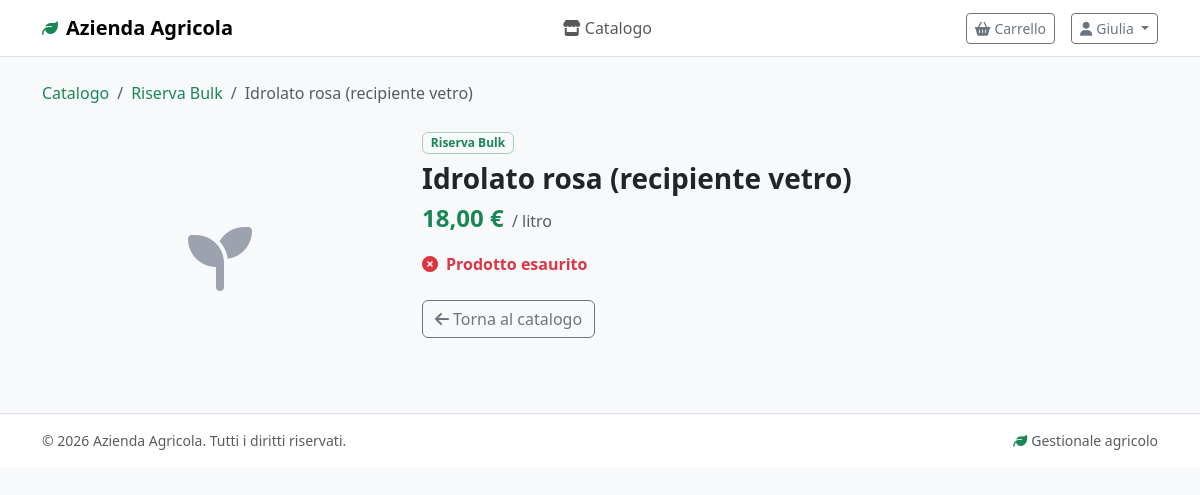
/cliente/prodotto.php?id=134 (signed in), run on the app's committed database.
### tables this page shows
CREATE TABLE IF NOT EXISTS PRODOTTO (
    idProdotto INT AUTO_INCREMENT PRIMARY KEY,
    nome VARCHAR(150) NOT NULL,
    unitaMisura ENUM('kg', 'litro', 'pezzo', 'grammo') NOT NULL,
    prezzoBase DECIMAL(10, 2) NOT NULL DEFAULT 0.00,
    idCategoria INT NOT NULL,
    
    FOREIGN KEY (idCategoria) REFERENCES CATEGORIA(idCategoria) ON DELETE RESTRICT,
    INDEX idx_categoria (idCategoria),
    INDEX idx_nome (nome)
);

CREATE TABLE IF NOT EXISTS CATEGORIA (
    idCategoria INT AUTO_INCREMENT PRIMARY KEY,
    nome VARCHAR(100) NOT NULL UNIQUE,
    descrizione TEXT NULL,
    
    INDEX idx_nome (nome)
);

### includes/db.php (called while the page is built, shortened)
<?php
function executeQuery($conn, $sql, $params = []) {
    $stmt = mysqli_prepare($conn, $sql);
    if (!empty($params)) {
        $types = '';
        foreach ($params as $param) {
            if (is_int($param))    $types .= 'i';
            elseif (is_float($param)) $types .= 'd';
            else                   $types .= 's';
        }
        mysqli_stmt_bind_param($stmt, $types, ...$params);
    }
    mysqli_stmt_execute($stmt);
    return $stmt;
}
function fetchOne($conn, $sql, $params = []) {
    $stmt  = executeQuery($conn, $sql, $params);
    $result = mysqli_stmt_get_result($stmt);
    $row   = mysqli_fetch_assoc($result);
    return $row;
}

### includes/functions.php (called while the page is built, shortened)
<?php
function formatPrice($amount) {
    return number_format($amount, 2, ',', '.') . ' €';
}

### cliente/prodotto.php (the view, shortened to what this page needs)
<?php
require_once '../includes/db.php';
require_once '../includes/functions.php';
$idProdotto = isset($_GET['id']) ? (int)$_GET['id'] : 0;
$prodotto = fetchOne($conn,
    "SELECT p.*, c.nome as nomeCategoria, c.idCategoria,
            COALESCE(SUM(conf.giacenzaAttuale), 0) as giacenzaTotale
     FROM PRODOTTO p
     INNER JOIN CATEGORIA c ON p.idCategoria = c.idCategoria
     LEFT JOIN CONFEZIONAMENTO conf ON p.idProdotto = conf.idProdotto
     WHERE p.idProdotto = ?
     GROUP BY p.idProdotto",
    [$idProdotto]
);
$confezioni = fetchAll($conn,
    "SELECT * FROM CONFEZIONAMENTO WHERE idProdotto = ? AND giacenzaAttuale > 0 ORDER BY pesoNetto",
    [$idProdotto]
);
include '../includes/header_cliente.php';
?>
<nav aria-label="breadcrumb" class="mb-4">
    <ol class="breadcrumb">
        <li class="breadcrumb-item">
            <a href="/cliente/catalogo.php" class="text-success text-decoration-none">Catalogo</a>
        </li>
        <li class="breadcrumb-item">
            <a href="/cliente/catalogo.php?categoria=<?php echo $prodotto['idCategoria']; ?>"
               class="text-success text-decoration-none">
                <?php echo htmlspecialchars($prodotto['nomeCategoria']); ?>
            </a>
        </li>
        <li class="breadcrumb-item active"><?php echo htmlspecialchars($prodotto['nome']); ?></li>
    </ol>
</nav>
<div class="row g-4">
    <div class="col-md-5 col-lg-4">
        <div class="card border-0 bg-light d-flex align-items-center justify-content-center"
             style="height:260px;color:#9ca3af">
            <i class="fas fa-seedling fa-4x"></i>
        </div>
    </div>
    <div class="col-md-7 col-lg-8">
        <span class="badge bg-light text-success border border-success-subtle mb-2">
            <?php echo htmlspecialchars($prodotto['nomeCategoria']); ?>
        </span>
        <h2 class="h3 fw-bold mb-1"><?php echo htmlspecialchars($prodotto['nome']); ?></h2>
        <div class="mb-3">
            <span class="fs-4 fw-bold text-success"><?php echo formatPrice($prodotto['prezzoBase']); ?></span>
            <span class="text-muted ms-1">/ <?php echo htmlspecialchars($prodotto['unitaMisura']); ?></span>
        </div>
        <?php if ($prodotto['giacenzaTotale'] > 0): ?>
            <div class="d-flex align-items-center gap-2 mb-4">
                <i class="fas fa-circle-check text-success"></i>
                <span class="text-success fw-semibold">Disponibile</span>
                <span class="text-muted small">(<?php echo $prodotto['giacenzaTotale']; ?> confezioni in stock)</span>
            </div>
        <?php else: ?>
            <div class="d-flex align-items-center gap-2 mb-4">
                <i class="fas fa-circle-xmark text-danger"></i>
                <span class="text-danger fw-semibold">Prodotto esaurito</span>
            </div>
        <?php endif; ?>
        <?php if ($prodotto['giacenzaTotale'] > 0 && !empty($confezioni)): ?>
        <form action="/api/carrello.php" method="POST">
            <input type="hidden" name="action" value="add">
            <input type="hidden" name="idProdotto" value="<?php echo $prodotto['idProdotto']; ?>">
            <div class="mb-3">
                <label class="form-label fw-semibold">Formato <span class="text-danger">*</span></label>
                <select name="idConfezionamento" class="form-select" id="selConfezione" required>
                    <option value="">-- Scegli formato --</option>
                    <?php foreach ($confezioni as $conf): ?>
                        <option value="<?php echo $conf['idConfezionamento']; ?>"
                                data-giacenza="<?php echo $conf['giacenzaAttuale']; ?>"
                                data-prezzo="<?php echo $conf['prezzo']; ?>">
                            <?php echo formatWeight($conf['pesoNetto'], $prodotto['unitaMisura']); ?>
                            — <?php echo formatPrice($conf['prezzo']); ?>
                            (<?php echo $conf['giacenzaAttuale']; ?> disp.)
                        </option>
                    <?php endforeach; ?>
                </select>
            </div>
            <div class="mb-4">
                <label class="form-label fw-semibold">Quantità</label>
                <div class="input-group" style="max-width:160px">
                    <button type="button" class="btn btn-outline-secondary" onclick="cambiaQta(-1)">
                        <i class="fas fa-minus" style="font-size:.65rem"></i>
                    </button>
                    <input type="number" name="quantita" id="inputQta"
                           class="form-control text-center qty-input"
                           value="1" min="1" max="99"
                           maxlength="8"
                           data-max="99"
                           required>
                    <button type="button" class="btn btn-outline-secondary" onclick="cambiaQta(1)">
                        <i class="fas fa-plus" style="font-size:.65rem"></i>
                    </button>
                </div>
            </div>
            <div class="d-flex gap-2">
                <button type="submit" class="btn btn-success">
                    <i class="fas fa-cart-plus me-1"></i>Aggiungi al carrello
                </button>
                <a href="/cliente/catalogo.php" class="btn btn-outline-secondary">
                    <i class="fas fa-arrow-left me-1"></i>Catalogo
                </a>
            </div>
        </form>
        <?php else: ?>
        <a href="/cliente/catalogo.php" class="btn btn-outline-secondary">
            <i class="fas fa-arrow-left me-1"></i>Torna al catalogo
        </a>
        <?php endif; ?>
    </div>
</div>
<?php include '../includes/footer_cliente.php'; ?>

### data on the page
prodotto: idCategoria.nome "Riserva Bulk", nome "Idrolato rosa (recipiente vetro)", prezzoBase "18,00 €", unitaMisura "litro"

### other printed values
APP_NAME "Azienda Agricola"
explode(' ', getUserName())[0] "Giulia"
